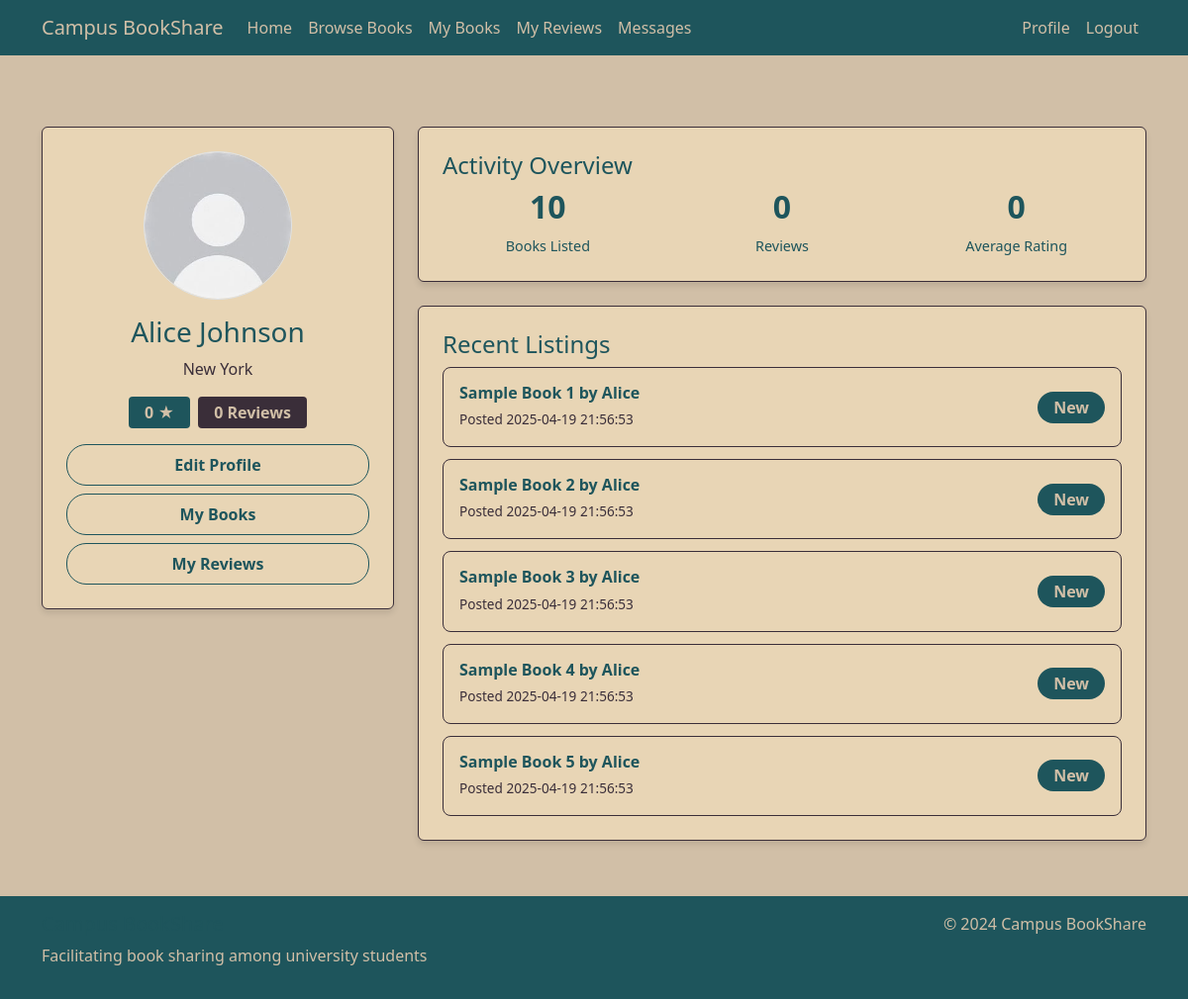
The app's page /profile (signed in) with its own data.
### tables this page shows
CREATE TABLE Users (
        user_id INTEGER PRIMARY KEY AUTOINCREMENT,
        name TEXT NOT NULL,
        email TEXT NOT NULL UNIQUE,
        password TEXT NOT NULL,
        profile_image TEXT,
        location TEXT
    );

CREATE TABLE Books (
        book_id INTEGER PRIMARY KEY AUTOINCREMENT,
        user_id INTEGER,
        title TEXT NOT NULL,
        author TEXT,
        ISBN TEXT,
        subject TEXT,
        course_code TEXT,
        condition TEXT,
        availability TEXT NOT NULL,
        date_posted TEXT NOT NULL,
        FOREIGN KEY (user_id) REFERENCES Users(user_id)
    );

### app.py (the view)
@app.route('/profile')
@login_required
def profile():
    conn = get_db_connection()
    user = conn.execute('''
        SELECT u.*,
               COALESCE(AVG(r.rating), 0) as rating,
               COUNT(r.review_id) as review_count
        FROM Users u
        LEFT JOIN Reviews r ON u.user_id = r.user_id
        WHERE u.user_id = ?
        GROUP BY u.user_id
    ''', (session['user_id'],)).fetchone()
    total_books = conn.execute('''
        SELECT COUNT(*) as count
        FROM Books
        WHERE user_id = ?
    ''', (session['user_id'],)).fetchone()
    user = dict(user)
    user['total_books'] = total_books['count']
    recent_books = conn.execute('''
        SELECT * FROM Books
        WHERE user_id = ?
        ORDER BY date_posted DESC
        LIMIT 5
    ''', (session['user_id'],)).fetchall()
    conn.close()
    return render_template('profile.html', user=user, recent_books=recent_books)

### app.py (called while the page is built)
def get_db_connection():
    conn = sqlite3.connect('database.db')
    conn.row_factory = sqlite3.Row
    return conn

def login_required(f):
    @wraps(f)
    def decorated_function(*args, **kwargs):
        if 'user_id' not in session:
            flash('Please log in to access this page.', 'warning')
            return redirect(url_for('login'))
        return f(*args, **kwargs) # Returns original function if logged in
    return decorated_function

### templates/profile.html (shortened to what this page needs)
{% extends "base.html" %}
{% block content %}
<div class="container py-4 content">
    <div class="row">
        <div class="col-md-4 mb-4">
            <div class="card">
                <div class="card-body text-center">
                    <div class="mb-3">
                        {% if user.profile_image %}
                        <img src="{{ user.profile_image }}"
                             class="rounded-circle border profile-image"
                             alt="Profile picture">
                        {% else %}
                        <div class="default-avatar rounded-circle border d-flex align-items-center justify-content-center mx-auto">
                            <span>{{ user.name[0]|upper }}</span>
                        </div>
                        {% endif %}
                    </div>
                    <h3>{{ user.name }}</h3>
                    <p class="text-muted">{{ user.location }}</p>
                    <div class="d-flex justify-content-center gap-2 mb-3">
                        <span class="badge badge-rating">{{ user.rating|round(1) }} ★</span>
                        <span class="badge badge-reviews">{{ user.review_count }} Reviews</span>
                    </div>
                    <div class="d-grid gap-2">
                        <a href="{{ url_for('edit_profile') }}" class="btn btn-outline-primary">Edit Profile</a>
                        <a href="{{ url_for('my_books') }}" class="btn btn-outline-primary">My Books</a>
                        <a href="{{ url_for('my_reviews') }}" class="btn btn-outline-primary">My Reviews</a>
                    </div>
                </div>
            </div>
        </div>
        <div class="col-md-8">
            <div class="card mb-4">
                <div class="card-body">
                    <h4>Activity Overview</h4>
                    <div class="row text-center">
                        <div class="col-4">
                            <h5 class="stats-number">{{ user.total_books }}</h5>
                            <small class="stats-label">Books Listed</small>
                        </div>
                        <div class="col-4">
                            <h5 class="stats-number">{{ user.review_count }}</h5>
                            <small class="stats-label">Reviews</small>
                        </div>
                        <div class="col-4">
                            <h5 class="stats-number">{{ user.rating|round(1) }}</h5>
                            <small class="stats-label">Average Rating</small>
                        </div>
                    </div>
                </div>
            </div>
            <div class="card">
                <div class="card-body">
                    <h4>Recent Listings</h4>
                    {% if recent_books %}
                    <div class="list-group profile-recent-listings">
                        {% for book in recent_books %}
                        <div class="list-group-item">
                            <div class="d-flex justify-content-between align-items-center">
                                <div>
                                    <h6 class="book-title">{{ book.title }}</h6>
                                    <small class="book-date">Posted {{ book.date_posted }}</small>
                                </div>
                                <span class="badge badge-reviews">{{ book.condition }}</span>
                            </div>
                        </div>
                        {% endfor %}
                    </div>
                    {% else %}
                    <p class="text-muted">No books listed yet.</p>
                    {% endif %}
                </div>
            </div>
        </div>
    </div>
</div>
{% endblock %}

### static/css/style.css (style rules this page uses)
body { background-color: #D1BFA7; color: #1E555C; min-height: 100vh; display: flex; flex-direction: column; }
.card { background-color: #E8D5B5; border: 1px solid #3A2E39; box-shadow: 0 4px 6px rgba(0, 0, 0, 0.1); }
.card-body { color: #1E555C; padding: 1.5rem; }
.content { flex: 1; padding: 2rem 0; }
h1, h2, h3, h4, h5, h6 { color: #1E555C; }
.text-muted { color: #3A2E39 !important; }
.badge-rating { background-color: #1E555C; color: #D1BFA7; padding: 0.5rem 1rem; font-size: 1rem; border-radius: 0.25rem; }
.badge-reviews { background-color: #3A2E39; color: #D1BFA7; padding: 0.5rem 1rem; font-size: 1rem; border-radius: 0.25rem; }
.stats-number { font-size: 2rem; font-weight: bold; margin-bottom: 0.5rem; }
.stats-label { font-size: 0.9rem; }
.book-title { color: #1E555C; font-weight: 600; margin-bottom: 0.5rem; }
.book-date { color: #3A2E39; font-size: 0.85rem; }
.btn-outline-primary { color: #1E555C; border-color: #1E555C; font-weight: 600; padding: 0.5rem 1.5rem; border-radius: 20px; }
.profile-recent-listings .book-title { color: #1E555C; font-weight: 600; margin-bottom: 0.5rem; }
.profile-recent-listings .book-date { color: #3A2E39; font-size: 0.85rem; }
.profile-recent-listings .badge { background-color: #1E555C; color: #D1BFA7; padding: 0.5rem 1rem; font-weight: 600; border-radius: 20px; }
.profile-recent-listings { background-color: transparent; border: none; }
.profile-recent-listings .list-group-item { background-color: #E8D5B5; border: 1px solid #3A2E39; margin-bottom: 0.75rem; border-radius: 8px; padding: 1rem; }
.profile-recent-listings .list-group-item:last-child { margin-bottom: 0; }
.profile-recent-listings .book-title { color: #1E555C; font-weight: 600; margin-bottom: 0.25rem; }
.profile-image { width: 150px; height: 150px; object-fit: cover; }

### records on screen
Users: profile_image (placeholder picture), name "Alice Johnson", location "New York"
Books: title "Sample Book 1 by Alice", date_posted "2025-04-19 21:56:53", condition "New"
Books: title "Sample Book 2 by Alice", date_posted "2025-04-19 21:56:53", condition "New"
Books: title "Sample Book 3 by Alice", date_posted "2025-04-19 21:56:53", condition "New"
Books: title "Sample Book 4 by Alice", date_posted "2025-04-19 21:56:53", condition "New"
Books: title "Sample Book 5 by Alice", date_posted "2025-04-19 21:56:53", condition "New"

### other values on screen
{{ user.rating|round(1) }} "0"
{{ user.review_count }} "0"
{{ user.total_books }} "10"
